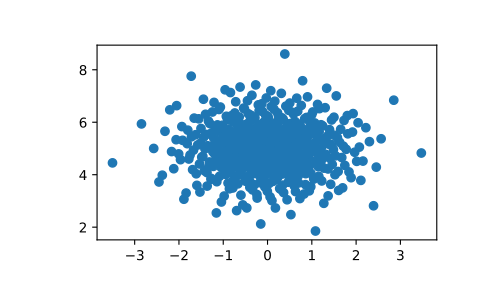

Write Python code to recreate this figure.
import matplotlib.pyplot as plt
from scipy.stats import qmc
engine = qmc.MultivariateNormalQMC(mean=[0, 5], cov=[[1, 0], [0, 1]])
sample = engine.random(512)
_ = plt.scatter(sample[:, 0], sample[:, 1])
plt.show()
